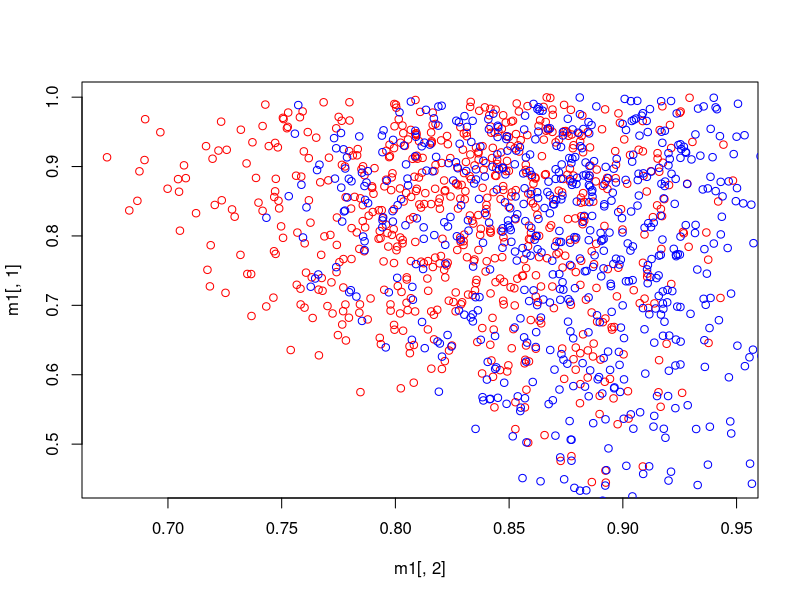
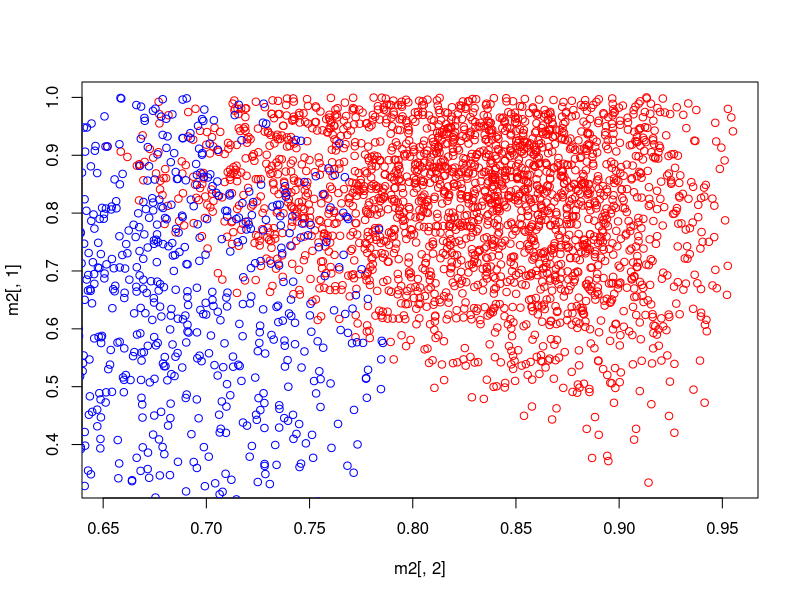

R code for these plots, in order:
#data for model 1
H3N2_78<- matrix(data = c(66, 87, 25, 22, 4, 13, 14, 15, 9, 4, 0, 4, 4, 9, 1, 0, 0, 4, 3, 1, 0, 0, 0, 1, 1, 0,0,0,0,0), ncol = 5, byrow=TRUE)
H3N2_81<- matrix(data = c(44, 10, 0, 0, 0, 0, 62, 13, 9, 0, 0, 0, 47, 8, 2, 3, 0, 0, 38, 11, 7, 5, 1, 0, 9, 5, 3, 1, 0, 1), ncol = 5)

H3N2_78 <- sweep(H3N2_78,2,colSums(H3N2_78),`/`)
H3N2_81 <- sweep(H3N2_81,2,colSums(H3N2_81),`/`)

#data for model 2
B_76 <- matrix(data= c(9, 1, 0, 0, 0, 0, 12, 6, 2, 0, 0, 0, 18, 6, 3, 1, 0, 0, 9, 4, 4, 3, 0, 0, 4, 3, 0, 2, 0, 0), ncol=5)
H1N1_79 <- matrix(data= c(15, 11, 0, 0, 0, 0, 12, 17, 21, 0, 0, 0, 4, 4, 4, 5, 0, 0),ncol = 3)

B_76 <- sweep(B_76,2,colSums(B_76),`/`)
H1N1_79 <- sweep(H1N1_79,2,colSums(H1N1_79),`/`)

set.seed(1)

Data_generator_helper <- function(qlist, susc, index){
  w <- matrix(0, nrow = 6, ncol = susc)
  w[1,] <- sapply(1:susc, function(n,theta){theta^n}, qlist[index]) #populating 1st row w0s: w01,w02,w03,w04,w05
  w[2,1] <- 1 - w[1,1] #populating w11
  
  for(s in 2:susc){ #populating rows
     for(j in 2:6){
       if(j<=s){
         w[j,s] <- choose(s,j-1)*w[j,j-1]*(qlist[index] * (qlist[index-1]^(j-1)))^(s-j+1)
       }
       else{
         w[j,s] <- 1-sum(w[,s])
         break
       }
     }
  }
  return(w)
}

Data_generator <- function(qlist, susc1, susc2) {
  
  w1 <- Data_generator_helper(qlist, susc1, 2)
  w2 <- Data_generator_helper(qlist, susc2, 4)

  return(list("w1" = w1, "w2" = w2))
}

frobenious <- function(val){
  return(sqrt(sum(abs(val)^2, na.rm = TRUE)))
}

library(matrixcalc)

Distance <- function(data1, data2, generated_data) {
  #print(generated_data$w1)
  
  return((1/2) * (frobenius.norm(data1 - generated_data$w1) + frobenius.norm(data2 - generated_data$w2)))
}

ABC <- function(epsilon, n_samples, data1, data2) {
  parameters <- list()
  i <- 1
  for(j in 1 : n_samples) {
    qlist <- runif(4) #qc1 qh1 qc2 qh2
    data <- Data_generator(qlist,ncol(data1),ncol(data2))
    distance <- Distance(data1, data2, data)
    #print(distance)
    if(distance <= epsilon){
      parameters[[i]] <- qlist
      i = i +1
    }
  }
  return(parameters)
}

m1 <- ABC(0.5, 100000, H3N2_78, H3N2_81)
m2 <- ABC(0.5, 100000, B_76, H1N1_79)

m1 <- as.data.frame(m1)
m1 <- t(m1)
rownames(m1) <- NULL
colnames(m1) <- c("qc1","qh1","qc2","qh2")

m2 <- as.data.frame(m2)
m2 <- t(m2)
rownames(m2) <- NULL
colnames(m2) <- c("qc1","qh1","qc2","qh2")

library(ggplot2)
plot(m1[,2], m1[,1], col=c("red"))
points(m1[,4], m1[,3], col=c("blue"))

plot(m2[,2], m2[,1], col=c("red"))
points(m2[,4], m2[,3], col=c("blue"))

#ggplot(df=data.frame(m1_1_1), aes(x = qh1, y=qc1)) +geom_point(color ="blue") + geom_point(df = data.frame(m2_1_1), aes(x=qh2, y=qc2), color = "red")

#ggplot(data=m2_1_1) + geom_point(mapping=aes(x=qh1, y=qc1)) + geom_point(mapping=aes(x=qh2, y=qc2))
